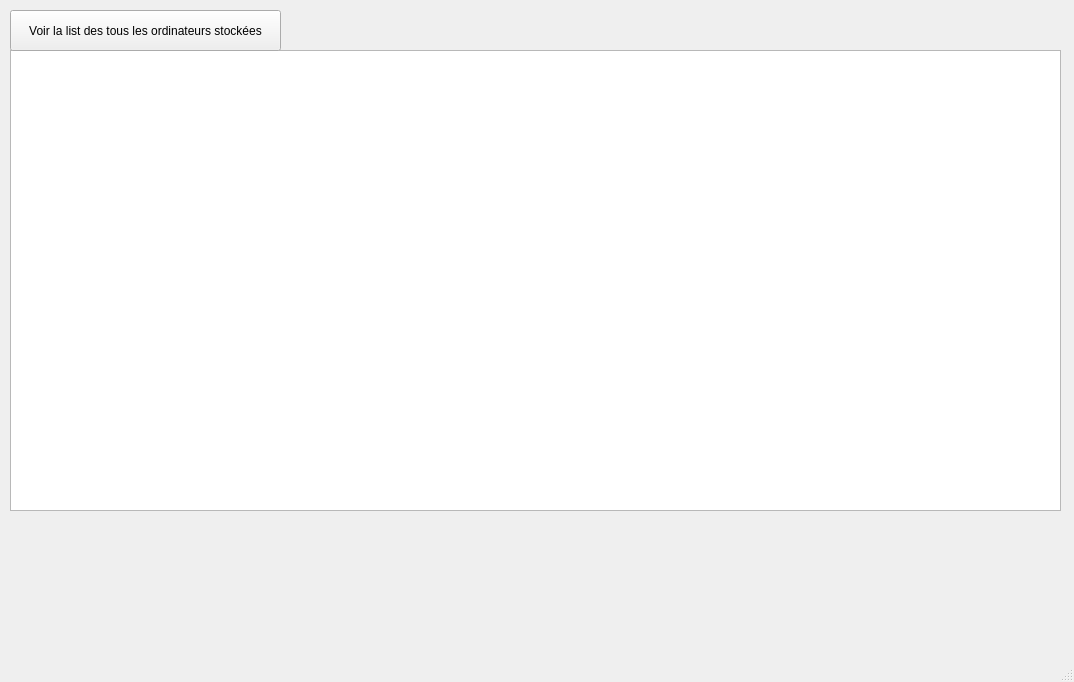
<?xml version="1.0" encoding="UTF-8"?>
<ui version="4.0">
 <class>List_ordinateur</class>
 <widget class="QMainWindow" name="List_ordinateur">
  <property name="geometry">
   <rect>
    <x>0</x>
    <y>0</y>
    <width>1074</width>
    <height>682</height>
   </rect>
  </property>
  <property name="windowTitle">
   <string>MainWindow</string>
  </property>
  <property name="styleSheet">
   <string notr="true"/>
  </property>
  <widget class="QWidget" name="centralwidget">
   <widget class="QTableView" name="tableView">
    <property name="geometry">
     <rect>
      <x>10</x>
      <y>50</y>
      <width>1051</width>
      <height>461</height>
     </rect>
    </property>
    <property name="styleSheet">
     <string notr="true"/>
    </property>
   </widget>
   <widget class="QPushButton" name="pushButton_load">
    <property name="geometry">
     <rect>
      <x>10</x>
      <y>10</y>
      <width>271</width>
      <height>41</height>
     </rect>
    </property>
    <property name="styleSheet">
     <string notr="true"/>
    </property>
    <property name="text">
     <string>Voir la list des tous les ordinateurs stockées</string>
    </property>
   </widget>
  </widget>
  <widget class="QStatusBar" name="statusbar"/>
 </widget>
 <resources/>
 <connections/>
</ui>
